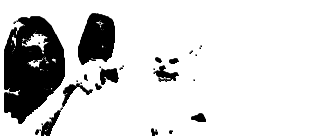
#> input picture imageDrawer/New Bitmap Image.bmp, 319 x 136 px
$ python removeBlack.py
#> lines starting #> are read from the running program, lines starting #| are printed output that depends on the picture
from PIL import Image

while True:
    inImage = input("Input image: ")
#> the answer given: New Bitmap Image.bmp

    # PIL accesses images in Cartesian co-ordinates, so it is Image[columns, rows]
    img = Image.open(inImage)
#> img is the input picture: PIL image 319x136 RGB; min 0, max 255, mean 213.4

    # converts to RGBA (red, green, blue, alpha)
    img = img.convert(mode="RGBA")
#> img: PIL image 319x136 RGBA

    # create the pixel map
    pixels = img.load()

    # start removing pixels
    for x in range(img.size[0]):    # for every row
        for y in range(img.size[1]):    # For every column
            #if black, make transparent
            if pixels[x,y] == (0, 0, 0, 255):
                pixels[x,y] = (0, 0, 0, 0)

    outImage = input("Output image (blank = replace input image): ")
#> the answer given: out.png

    if outImage == "":
        outImage = inImage

    try:
        img.save(outImage, optimize=True)
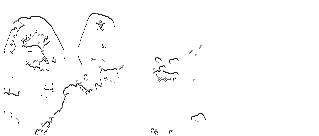
#> saved as out.png: PIL image 319x136 RGBA; mean R, G, B, A 213.4, 213.4, 213.4, 217.1; transparent parts drawn white
#> (the run stopped early here; a loop or call above may not have finished)
